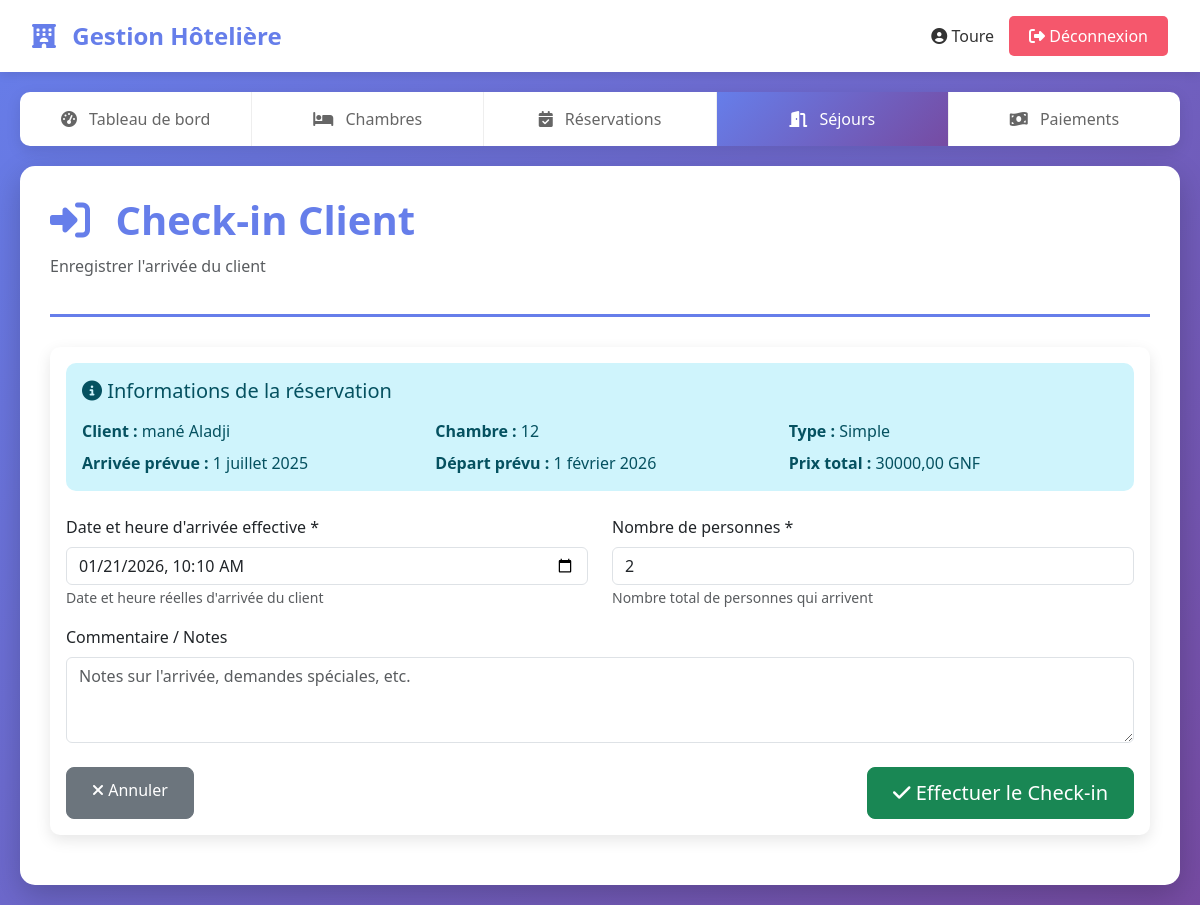
The app's page /sejours/checkin/1/ (signed in) with its own data.
### gestion/models.py (models this page shows, shortened)
class Reservation(models.Model):
    STATUT_CHOICES = [
        ('EN_ATTENTE', 'En attente'),
        ('CONFIRMEE', 'Confirmée'),
        ('ANNULEE', 'Annulée'),
        ('TERMINEE', 'Terminée'),
    ]
    client = models.ForeignKey(Client, on_delete=models.PROTECT)
    chambre = models.ForeignKey(Chambre, on_delete=models.PROTECT)
    utilisateur = models.ForeignKey(User, on_delete=models.PROTECT, related_name='reservations_gerees')
    date_reservation = models.DateTimeField(auto_now_add=True)
    date_debut_sejour = models.DateField()
    date_fin_sejour = models.DateField()
    nombre_adultes = models.IntegerField(validators=[MinValueValidator(1)])
    nombre_enfants = models.IntegerField(default=0, validators=[MinValueValidator(0)])
    nombre_personnes = models.IntegerField(default=1, validators=[MinValueValidator(1)])  # ✅ AJOUTÉ
    nombre_nuits = models.IntegerField(editable=False)
    prix_total = models.DecimalField(max_digits=10, decimal_places=2, validators=[MinValueValidator(0)])
    statut = models.CharField(max_length=20, choices=STATUT_CHOICES, default='EN_ATTENTE')
    commentaire = models.TextField(blank=True, null=True)
    services_supplementaires = models.ManyToManyField(
        ServiceSupplementaire,
        through='ReservationService',
        related_name='reservations'
    )
    class Meta:
        verbose_name = "Réservation"
        verbose_name_plural = "Réservations"
        ordering = ['-date_reservation']

class Client(models.Model):
    PIECE_IDENTITE_CHOICES = [
        ('CNI', 'Carte Nationale d\'Identité'),
        ('PASSEPORT', 'Passeport'),
        ('PERMIS', 'Permis de conduire'),
    ]
    nom = models.CharField(max_length=50)
    prenom = models.CharField(max_length=50)
    email = models.EmailField(unique=True)
    telephone = models.CharField(max_length=20)
    adresse = models.TextField()
    ville = models.CharField(max_length=100)
    pays = models.CharField(max_length=100, default='Guinée')
    piece_identite = models.CharField(max_length=20, choices=PIECE_IDENTITE_CHOICES)
    numero_piece = models.CharField(max_length=50, unique=True)
    date_naissance = models.DateField()
    date_inscription = models.DateTimeField(auto_now_add=True)
    class Meta:
        verbose_name = "Client"
        verbose_name_plural = "Clients"
        ordering = ['-date_inscription']
    @property
    def nom_complet(self):
        return f"{self.prenom} {self.nom}"

class Chambre(models.Model):
    TYPE_CHAMBRE_CHOICES = [
        ('SIMPLE', 'Simple'),
        ('DOUBLE', 'Double'),
        ('SUITE', 'Suite'),
        ('DELUXE', 'Deluxe'),
    ]
    STATUT_CHOICES = [
        ('DISPONIBLE', 'Disponible'),
        ('OCCUPEE', 'Occupée'),
        ('MAINTENANCE', 'En maintenance'),
        ('HORS_SERVICE', 'Hors service'),
    ]
    numero_chambre = models.CharField(max_length=10, unique=True)
    type_chambre = models.CharField(max_length=20, choices=TYPE_CHAMBRE_CHOICES)
    prix_nuit = models.DecimalField(max_digits=10, decimal_places=2, validators=[MinValueValidator(0)])
    nombre_lits = models.IntegerField(validators=[MinValueValidator(1)])
    superficie = models.DecimalField(max_digits=5, decimal_places=2, help_text="Superficie en m²")
    etage = models.IntegerField()
    description = models.TextField(blank=True, null=True)
    statut = models.CharField(max_length=20, choices=STATUT_CHOICES, default='DISPONIBLE')
    class Meta:
        verbose_name = "Chambre"
        verbose_name_plural = "Chambres"
        ordering = ['numero_chambre']

### gestion/views.py (the view, shortened to what this page needs)
# urls.py: path('sejours/checkin/<int:reservation_id>/', views.sejour_checkin, name='sejour_checkin'),
@login_required
def sejour_checkin(request, reservation_id):
    reservation = get_object_or_404(Reservation, pk=reservation_id)
    if reservation.statut != 'CONFIRMEE':
        messages.error(request, 'Seules les réservations confirmées peuvent faire un check-in.')
        return redirect('reservation_list')
    if hasattr(reservation, 'sejour'):
        messages.warning(request, 'Cette réservation a déjà fait son check-in.')
        return redirect('sejour_detail', pk=reservation.sejour.id)
    now = timezone.now().strftime('%Y-%m-%dT%H:%M')
    context = {
        'reservation': reservation,
        'now': now,
    }
    return render(request, 'gestion/sejour_checkin_form.html', context)

### gestion/templates/gestion/sejour_checkin_form.html (shortened to what this page needs)
{% extends 'base.html' %}
{% block content %}
<div class="page-header">
    <h1><i class="fas fa-sign-in-alt"></i> Check-in Client</h1>
    <p class="text-muted">Enregistrer l'arrivée du client</p>
</div>
<div class="card">
    <div class="card-body">
        <div class="alert alert-info mb-4">
            <h5><i class="fas fa-info-circle"></i> Informations de la réservation</h5>
            <div class="row mt-3">
                <div class="col-md-4">
                    <strong>Client :</strong> {{ reservation.client.nom_complet }}
                </div>
                <div class="col-md-4">
                    <strong>Chambre :</strong> {{ reservation.chambre.numero_chambre }}
                </div>
                <div class="col-md-4">
                    <strong>Type :</strong> {{ reservation.chambre.get_type_chambre_display }}
                </div>
            </div>
            <div class="row mt-2">
                <div class="col-md-4">
                    <strong>Arrivée prévue :</strong> {{ reservation.date_debut_sejour }}
                </div>
                <div class="col-md-4">
                    <strong>Départ prévu :</strong> {{ reservation.date_fin_sejour }}
                </div>
                <div class="col-md-4">
                    <strong>Prix total :</strong> {{ reservation.prix_total }} GNF
                </div>
            </div>
        </div>
        <form method="post">
            <div class="row">
                <div class="col-md-6 mb-3">
                    <label for="date_arrivee_effective" class="form-label">Date et heure d'arrivée effective *</label>
                    <input type="datetime-local" class="form-control" id="date_arrivee_effective"
                           name="date_arrivee_effective" required
                           value="{{ now }}">
                    <small class="text-muted">Date et heure réelles d'arrivée du client</small>
                </div>
                <div class="col-md-6 mb-3">
                    <label for="nombre_personnes" class="form-label">Nombre de personnes *</label>
                    <input type="number" class="form-control" id="nombre_personnes"
                           name="nombre_personnes" min="1"
                           value="{{ reservation.nombre_adultes }}" required>
                    <small class="text-muted">Nombre total de personnes qui arrivent</small>
                </div>
            </div>
            <div class="mb-3">
                <label for="commentaire" class="form-label">Commentaire / Notes</label>
                <textarea class="form-control" id="commentaire" name="commentaire" rows="3"
                          placeholder="Notes sur l'arrivée, demandes spéciales, etc."></textarea>
            </div>
            <div class="d-flex justify-content-between mt-4">
                <a href="{% url 'reservation_list' %}" class="btn btn-secondary">
                    <i class="fas fa-times"></i> Annuler
                </a>
                <button type="submit" class="btn btn-success btn-lg">
                    <i class="fas fa-check"></i> Effectuer le Check-in
                </button>
            </div>
        </form>
    </div>
</div>
{% endblock %}

### gestion/templates/base.html (shortened to what this page needs)
{% load static %}
<!DOCTYPE html>
<html lang="fr">
<head>
    <link href="https://cdn.jsdelivr.net/npm/bootstrap@5.3.0/dist/css/bootstrap.min.css" rel="stylesheet">
    <link rel="stylesheet" href="https://cdnjs.cloudflare.com/ajax/libs/font-awesome/6.5.1/css/all.min.css">
</head>
<body>
    <div class="header">
        <div class="header-logo">
            <i class="fas fa-hotel"></i>
            Gestion Hôtelière
        </div>
        {% if user.is_authenticated %}
        <div class="user-info">
            <span class="user-name">
                <i class="fas fa-user-circle"></i> {{ user.username }}
            </span>
            <a href="{% url 'logout' %}" class="btn-logout">
                <i class="fas fa-sign-out-alt"></i> Déconnexion
            </a>
        </div>
        {% endif %}
    </div>
    {% if user.is_authenticated %}
    <nav class="navbar">
        <a href="{% url 'dashboard' %}" class="{% if request.path == '/dashboard/' %}active{% endif %}">
            <i class="fas fa-tachometer-alt"></i> Tableau de bord
        </a>
        {% if perms.gestion.view_chambre %}
        <a href="{% url 'chambre_list' %}" class="{% if 'chambres' in request.path %}active{% endif %}">
            <i class="fas fa-bed"></i> Chambres
        </a>
        {% endif %}
        {% if perms.gestion.view_reservation %}
        <a href="{% url 'reservation_list' %}" class="{% if 'reservations' in request.path %}active{% endif %}">
            <i class="fas fa-calendar-check"></i> Réservations
        </a>
        {% endif %}
        {% if perms.gestion.view_sejour %}
        <a href="{% url 'sejour_list' %}" class="{% if 'sejours' in request.path %}active{% endif %}">
            <i class="fas fa-door-open"></i> Séjours
        </a>
        {% endif %}
        {% if perms.gestion.add_paiement %}
        <a href="{% url 'paiement_create' %}" class="{% if 'paiement_create' in request.path %}active{% endif %}">
            <i class="fas fa-money-bill-wave"></i> Paiements
        </a>
        {% endif %}
    </nav>
    {% endif %}
    <div class="container-main">
        {% block content %}{% endblock %}
    </div>
</body>
</html>

### gestion/templates/base.html (style rules this page uses)
:root { --primary-color: #667eea; --secondary-color: #764ba2; --success-color: #38ef7d; --danger-color: #f5576c; --warning-color: #feca57; --info-color: #00d2ff; }
body { font-family: 'Segoe UI', Tahoma, Geneva, Verdana, sans-serif; background: linear-gradient(135deg, #667eea 0%, #764ba2 100%); min-height: 100vh; }
.header { background: white; padding: 1rem 2rem; box-shadow: 0 2px 10px rgba(0,0,0,0.1); display: flex; justify-content: space-between; align-items: center; }
.header-logo { font-size: 24px; font-weight: bold; color: var(--primary-color); }
.header-logo i { margin-right: 10px; }
.user-info { display: flex; align-items: center; gap: 15px; }
.user-info .user-name { font-weight: 500; color: #333; }
.btn-logout { background: var(--danger-color); color: white; border: none; padding: 8px 20px; border-radius: 5px; text-decoration: none; transition: all 0.3s; }
.navbar { background: white; padding: 0; margin: 20px; border-radius: 10px; box-shadow: 0 5px 15px rgba(0,0,0,0.1); display: flex; overflow: hidden; }
.navbar a { flex: 1; padding: 15px 20px; text-align: center; text-decoration: none; color: #666; border-right: 1px solid #eee; transition: all 0.3s; font-weight: 500; }
.navbar a:last-child { border-right: none; }
.navbar a.active { background: linear-gradient(135deg, var(--primary-color) 0%, var(--secondary-color) 100%); color: white; }
.navbar a i { margin-right: 8px; }
.container-main { background: white; margin: 20px; padding: 30px; border-radius: 15px; box-shadow: 0 10px 30px rgba(0,0,0,0.2); min-height: calc(100vh - 200px); }
.page-header { margin-bottom: 30px; padding-bottom: 20px; border-bottom: 3px solid var(--primary-color); }
.page-header h1 { color: var(--primary-color); font-weight: bold; margin-bottom: 10px; }
.page-header h1 i { margin-right: 15px; }
.card { border: none; border-radius: 10px; box-shadow: 0 5px 15px rgba(0,0,0,0.1); margin-bottom: 20px; }
.btn { border-radius: 8px; padding: 10px 25px; font-weight: 500; transition: all 0.3s; }
.alert { border-radius: 10px; border: none; }

### records on screen
Reservation: client.nom_complet "mané Aladji", chambre.numero_chambre "12", chambre.type_chambre "Simple", date_debut_sejour "1 juillet 2025", date_fin_sejour "1 février 2026", prix_total "30000,00", nombre_personnes "2"

### other values on screen
{{ user.username }} "Toure"
